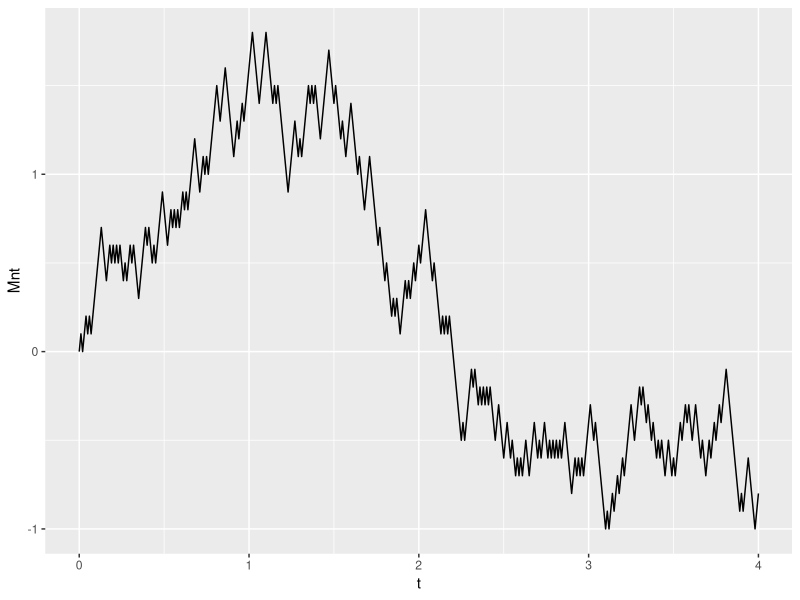

This figure's R source:
################################
#
# Scaled Symmetric Random Walk
#
################################
#
#       Wnt = 1/sqrt(n) * Mnt
# With:
#       Mnt = \sum_(j=1)^k=nt Xj
#
# An analogy could therefore be made between symmetric random walk and 
# scaled SRW. 
#
# As previously we start with the random variable X.
# Theoricall X can be constructed the same way it is with symmetric
# Random Walk:
#
#   * [Wnt_s]: Scaled symmetric random walk (sample)
#   * [Wnt_rv]: Scaled symmetric random walk (random variable)
#   * [n]: Scaled term of the scaled symmetric random walk
#   * [t]: Time term.
#   * []: 
#   * []: 

#
# Library
#
library(ggplot2)

#
# Probability measure:
#
# For the purpose of this theory, first are define the probabilities p and q such as it has the same occurence (one half)
#
p <- 1/2
q <- 1 - p

#
# Some graphics will be created inside this folder:
# code\Chapter3\figure
#
# To access the content of this folder, the variable figure could be used for:
#
figure <- paste(getwd(),'StochasticCalculusForFinanceVol2', 
                'Chapter3', 
                'figure', 
                sep = '/')


##############################################################
# Sample scaled symmetric random walk                        #
##############################################################

n <- 100
t <- 4
#
# All the previous code come from SymmetricRandomWalk.R
# It would be useful to create a more general function.
#
# Construction on the Empirical Random variable X
k <- n * t
X <- sample(x = c(-1, 1),
            size = k,
            replace = T,
            prob = c(p, q)
)
# 
# Construction of the Empirical Random Walk
#
Mk <- c(0, 
         sapply(seq_along(X), function(x){sum(X[1:x])}))
Mnt_s <- 1 / sqrt(n) * Mk

##
# Check by plot
##
#
#   * [Mnt_s_df]: data.frame containing:

Mnt_s_df <- data.frame('Mnt' = Mnt_s,
                       't' = seq(0, 4, along.with = 0:(n*t)))
file <- paste(figure, 'EmpiricalScaledSymmetricRandomWalkSample.pdf', sep = '/')
pdf(file = file)
ggplot(data = Mnt_s_df, aes(t, Mnt)) +
  geom_line()
dev.off()

























